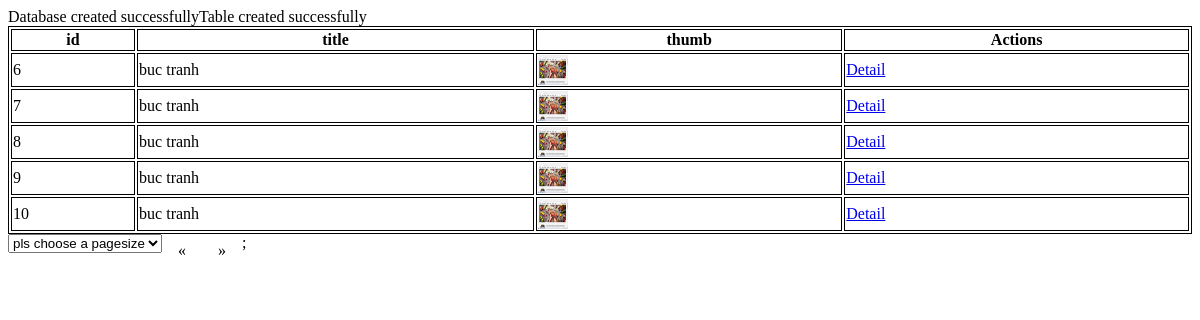
The app's page /Index.php?key=c&act=paginate&pagenum=2 with its own data.
### tables this page shows
CREATE TABLE `img` (
  `id` int(6) UNSIGNED NOT NULL,
  `title` varchar(100) DEFAULT NULL,
  `thumb` varchar(200) DEFAULT NULL,
  `status` bit(1) DEFAULT NULL,
  `description` varchar(200) DEFAULT NULL
);

### Client/View/list.php (the view, shortened to what this page needs)
<!DOCTYPE html>
<html>
<head>
</head>
<body>
    <?php
        $take = 0;
        if($_SESSION["Ctake"] != null){
            $take = (int)$_SESSION["Ctake"];
        }else{
            $take=5;
        }
        if($result->num_rows > 0){
            echo "<table class='table table-bordered table-striped'>";
                echo "<thead>";
                    echo "<tr>";
                        echo "<th>id</th>";
                        echo "<th>title</th>";
                        echo "<th>thumb</th>";
                        echo "<th>Actions</th>";
                    echo "</tr>";
                echo "</thead>";
                echo "<tbody>";
            	while($row = $result->fetch_assoc()) {
                    echo "<tr>";
                        echo "<td>" . $row['id'] . "</td>";
                        echo "<td>" . $row['title'] . "</td>";
                        echo "<td> <img style ='width:30px;height:30px' src='". $row['thumb']."'/></td>";
                        echo "<td>";
                        echo "<a href='Index.php?key=c&act=detail&id=".$row['id']."'>Detail</a>";
                        echo "</td>";
                	echo "</tr>";
                }
                echo "</tbody>";
            echo "</table>";
                echo "<select onchange='location = this.value;'>";
                echo "  <option value='-1'>";
                echo "      pls choose a pagesize   ";
                echo "  </option>";
                echo "</select>";
                echo "<div class='pagination'>";
                echo "<a href='Index.php?key=c&act=paginate&pagenum=1'>&laquo;</a>";
                echo "<a href='Index.php?key=c&act=paginate&pagenum=".ceil((int)$_SESSION["Crowcount"]/$take)."'>&raquo;</a>;";
                echo "</div>";
        } else{
            echo "<p class='lead'><em>No records were found.</em></p>";
        }
    ?>
</body>
</html>

### Client/View/list.php (style rules this page uses)
table, th, td { border: 1px solid black; }
table { width: 100%; }
.pagination { display: inline-block; }
.pagination a { color: black; float: left; padding: 8px 16px; text-decoration: none; }

### records on screen
img: id "6", title "buc tranh", thumb (picture)
img: id "7", title "buc tranh", thumb (picture)
img: id "8", title "buc tranh", thumb (picture)
img: id "9", title "buc tranh", thumb (picture)
img: id "10", title "buc tranh", thumb (picture)
